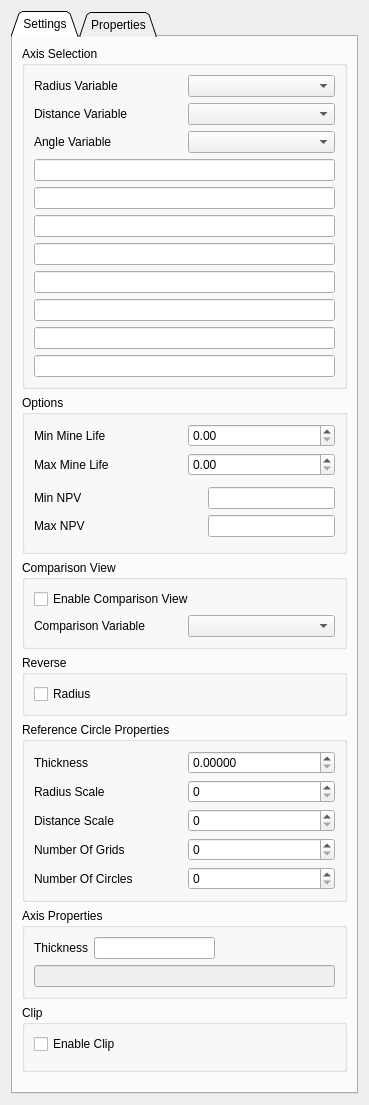
<?xml version="1.0" encoding="UTF-8"?>
<ui version="4.0">
 <class>Form</class>
 <widget class="QWidget" name="Form">
  <property name="geometry">
   <rect>
    <x>0</x>
    <y>0</y>
    <width>369</width>
    <height>1105</height>
   </rect>
  </property>
  <property name="windowTitle">
   <string>Form</string>
  </property>
  <layout class="QGridLayout" name="gridLayout_5">
   <item row="0" column="0">
    <layout class="QHBoxLayout" name="horizontalLayout">
     <item>
      <widget class="QTabWidget" name="tabWidget">
       <property name="tabShape">
        <enum>QTabWidget::Triangular</enum>
       </property>
       <property name="currentIndex">
        <number>0</number>
       </property>
       <widget class="QWidget" name="tab">
        <attribute name="title">
         <string>Settings</string>
        </attribute>
        <layout class="QGridLayout" name="gridLayout_4">
         <item row="0" column="0">
          <widget class="QGroupBox" name="groupBox_2">
           <property name="title">
            <string>Axis Selection</string>
           </property>
           <layout class="QVBoxLayout">
            <item>
             <layout class="QHBoxLayout" name="_2">
              <item>
               <widget class="QLabel" name="RadLabel">
                <property name="text">
                 <string>Radius Variable</string>
                </property>
               </widget>
              </item>
              <item>
               <widget class="QComboBox" name="radiusVariable"/>
              </item>
             </layout>
            </item>
            <item>
             <layout class="QHBoxLayout" name="_3">
              <item>
               <widget class="QLabel" name="DistLabel">
                <property name="text">
                 <string>Distance Variable</string>
                </property>
               </widget>
              </item>
              <item>
               <widget class="QComboBox" name="distanceVariable"/>
              </item>
             </layout>
            </item>
            <item>
             <layout class="QHBoxLayout" name="_4">
              <item>
               <widget class="QLabel" name="AngleLabel">
                <property name="text">
                 <string>Angle Variable</string>
                </property>
               </widget>
              </item>
              <item>
               <widget class="QComboBox" name="angleVariable"/>
              </item>
             </layout>
            </item>
            <item>
             <widget class="QLineEdit" name="planeDistanceVariable"/>
            </item>
            <item>
             <widget class="QLineEdit" name="bTransXVariable"/>
            </item>
            <item>
             <widget class="QLineEdit" name="bTransYVariable"/>
            </item>
            <item>
             <widget class="QLineEdit" name="bTransZVariable"/>
            </item>
            <item>
             <widget class="QLineEdit" name="bScaleXVariable"/>
            </item>
            <item>
             <widget class="QLineEdit" name="bScaleYVariable"/>
            </item>
            <item>
             <widget class="QLineEdit" name="bScaleZVariable"/>
            </item>
            <item>
             <widget class="QLineEdit" name="clipType"/>
            </item>
           </layout>
          </widget>
         </item>
         <item row="1" column="0">
          <widget class="QGroupBox" name="groupBox_6">
           <property name="sizePolicy">
            <sizepolicy hsizetype="Preferred" vsizetype="Preferred">
             <horstretch>0</horstretch>
             <verstretch>0</verstretch>
            </sizepolicy>
           </property>
           <property name="title">
            <string>Options</string>
           </property>
           <layout class="QGridLayout" name="gridLayout">
            <item row="0" column="0" colspan="2">
             <layout class="QGridLayout" name="gridLayout_2">
              <property name="bottomMargin">
               <number>5</number>
              </property>
              <item row="0" column="1">
               <widget class="QDoubleSpinBox" name="ArtificialMinMineLife">
                <property name="decimals">
                 <number>2</number>
                </property>
                <property name="maximum">
                 <double>1000000000.000000000000000</double>
                </property>
               </widget>
              </item>
              <item row="0" column="0">
               <widget class="QLabel" name="MinMineLifeLabel">
                <property name="text">
                 <string>Min Mine Life</string>
                </property>
               </widget>
              </item>
              <item row="1" column="1">
               <widget class="QDoubleSpinBox" name="ArtificialMaxMineLife">
                <property name="maximum">
                 <double>1000000000.000000000000000</double>
                </property>
               </widget>
              </item>
              <item row="1" column="0">
               <widget class="QLabel" name="MaxMineLifeLabel">
                <property name="text">
                 <string>Max Mine Life</string>
                </property>
               </widget>
              </item>
             </layout>
            </item>
            <item row="2" column="0" colspan="2">
             <layout class="QGridLayout" name="gridLayout_3">
              <property name="bottomMargin">
               <number>5</number>
              </property>
              <item row="0" column="1">
               <widget class="QLineEdit" name="ArtificialMinNPV">
                <property name="sizePolicy">
                 <sizepolicy hsizetype="Fixed" vsizetype="Fixed">
                  <horstretch>0</horstretch>
                  <verstretch>0</verstretch>
                 </sizepolicy>
                </property>
                <property name="minimumSize">
                 <size>
                  <width>127</width>
                  <height>0</height>
                 </size>
                </property>
               </widget>
              </item>
              <item row="0" column="0">
               <widget class="QLabel" name="MinNPVLabel">
                <property name="minimumSize">
                 <size>
                  <width>127</width>
                  <height>0</height>
                 </size>
                </property>
                <property name="text">
                 <string>Min NPV</string>
                </property>
               </widget>
              </item>
              <item row="1" column="1">
               <widget class="QLineEdit" name="ArtificialMaxNPV">
                <property name="sizePolicy">
                 <sizepolicy hsizetype="Fixed" vsizetype="Fixed">
                  <horstretch>0</horstretch>
                  <verstretch>0</verstretch>
                 </sizepolicy>
                </property>
                <property name="minimumSize">
                 <size>
                  <width>127</width>
                  <height>0</height>
                 </size>
                </property>
               </widget>
              </item>
              <item row="1" column="0">
               <widget class="QLabel" name="MaxNPVLabel">
                <property name="minimumSize">
                 <size>
                  <width>127</width>
                  <height>0</height>
                 </size>
                </property>
                <property name="text">
                 <string>Max NPV</string>
                </property>
               </widget>
              </item>
             </layout>
            </item>
           </layout>
          </widget>
         </item>
         <item row="2" column="0">
          <widget class="QGroupBox" name="groupBox_5">
           <property name="title">
            <string>Comparison View</string>
           </property>
           <layout class="QGridLayout" name="_10">
            <item row="1" column="0">
             <layout class="QHBoxLayout" name="_11">
              <item>
               <widget class="QLabel" name="CompLabel">
                <property name="text">
                 <string>Comparison Variable</string>
                </property>
               </widget>
              </item>
              <item>
               <widget class="QComboBox" name="thVariable"/>
              </item>
             </layout>
            </item>
            <item row="0" column="0">
             <widget class="QCheckBox" name="alignCircles">
              <property name="text">
               <string>Enable Comparison View</string>
              </property>
             </widget>
            </item>
           </layout>
          </widget>
         </item>
         <item row="3" column="0">
          <widget class="QGroupBox" name="groupBox">
           <property name="title">
            <string>Reverse</string>
           </property>
           <layout class="QVBoxLayout" name="_12">
            <item>
             <widget class="QCheckBox" name="reverseRadius">
              <property name="text">
               <string>Radius</string>
              </property>
             </widget>
            </item>
           </layout>
          </widget>
         </item>
         <item row="4" column="0">
          <widget class="QGroupBox" name="groupBox_3">
           <property name="title">
            <string>Reference Circle Properties</string>
           </property>
           <layout class="QVBoxLayout" name="_13">
            <item>
             <layout class="QHBoxLayout" name="_14">
              <item>
               <widget class="QLabel" name="ThickLabel">
                <property name="text">
                 <string>Thickness</string>
                </property>
               </widget>
              </item>
              <item>
               <widget class="QDoubleSpinBox" name="CircleThickness">
                <property name="decimals">
                 <number>5</number>
                </property>
               </widget>
              </item>
             </layout>
            </item>
            <item>
             <layout class="QHBoxLayout" name="_15">
              <item>
               <widget class="QLabel" name="RadScaleLabel">
                <property name="text">
                 <string>Radius Scale</string>
                </property>
               </widget>
              </item>
              <item>
               <widget class="QSpinBox" name="referenceCirclesSize"/>
              </item>
             </layout>
            </item>
            <item>
             <layout class="QHBoxLayout" name="_16">
              <item>
               <widget class="QLabel" name="distScaleLabel">
                <property name="text">
                 <string>Distance Scale</string>
                </property>
               </widget>
              </item>
              <item>
               <widget class="QSpinBox" name="distanceBetween"/>
              </item>
             </layout>
            </item>
            <item>
             <layout class="QHBoxLayout" name="_17">
              <item>
               <widget class="QLabel" name="NumGridLabel">
                <property name="text">
                 <string>Number Of Grids</string>
                </property>
               </widget>
              </item>
              <item>
               <widget class="QSpinBox" name="numberOfGrids"/>
              </item>
             </layout>
            </item>
            <item>
             <layout class="QHBoxLayout" name="_18">
              <item>
               <widget class="QLabel" name="NumCirLabel">
                <property name="text">
                 <string>Number Of Circles</string>
                </property>
               </widget>
              </item>
              <item>
               <widget class="QSpinBox" name="numberOfCircles"/>
              </item>
             </layout>
            </item>
           </layout>
          </widget>
         </item>
         <item row="5" column="0">
          <widget class="QGroupBox" name="groupBox_4">
           <property name="title">
            <string>Axis Properties</string>
           </property>
           <layout class="QVBoxLayout" name="_5">
            <item>
             <layout class="QHBoxLayout" name="_6">
              <item>
               <widget class="QLabel" name="AxThicknessLabel">
                <property name="text">
                 <string>Thickness</string>
                </property>
               </widget>
              </item>
              <item>
               <widget class="QLineEdit" name="AxisThickness"/>
              </item>
              <item>
               <spacer>
                <property name="orientation">
                 <enum>Qt::Horizontal</enum>
                </property>
                <property name="sizeHint" stdset="0">
                 <size>
                  <width>61</width>
                  <height>20</height>
                 </size>
                </property>
               </spacer>
              </item>
             </layout>
            </item>
            <item>
             <widget class="QLineEdit" name="ApplyPressed">
              <property name="enabled">
               <bool>false</bool>
              </property>
             </widget>
            </item>
           </layout>
          </widget>
         </item>
         <item row="6" column="0">
          <widget class="QGroupBox" name="sliceTypeGroup">
           <property name="title">
            <string>Clip</string>
           </property>
           <layout class="QVBoxLayout" name="_7">
            <item>
             <widget class="QCheckBox" name="enableClip">
              <property name="enabled">
               <bool>true</bool>
              </property>
              <property name="text">
               <string>Enable Clip</string>
              </property>
             </widget>
            </item>
            <item>
             <layout class="QGridLayout" name="_9">
              <item row="0" column="0">
               <widget class="QStackedWidget" name="sliceFrame">
                <widget class="QWidget" name="page"/>
                <widget class="QWidget" name="page_2"/>
               </widget>
              </item>
             </layout>
            </item>
           </layout>
          </widget>
         </item>
         <item row="7" column="0">
          <spacer name="spacer">
           <property name="orientation">
            <enum>Qt::Vertical</enum>
           </property>
           <property name="sizeHint" stdset="0">
            <size>
             <width>20</width>
             <height>47</height>
            </size>
           </property>
          </spacer>
         </item>
        </layout>
       </widget>
       <widget class="QWidget" name="Properties">
        <attribute name="title">
         <string>Properties</string>
        </attribute>
        <widget class="QTableWidget" name="DataWidget">
         <property name="geometry">
          <rect>
           <x>10</x>
           <y>10</y>
           <width>291</width>
           <height>1041</height>
          </rect>
         </property>
        </widget>
       </widget>
      </widget>
     </item>
    </layout>
   </item>
  </layout>
 </widget>
 <resources/>
 <connections/>
</ui>
